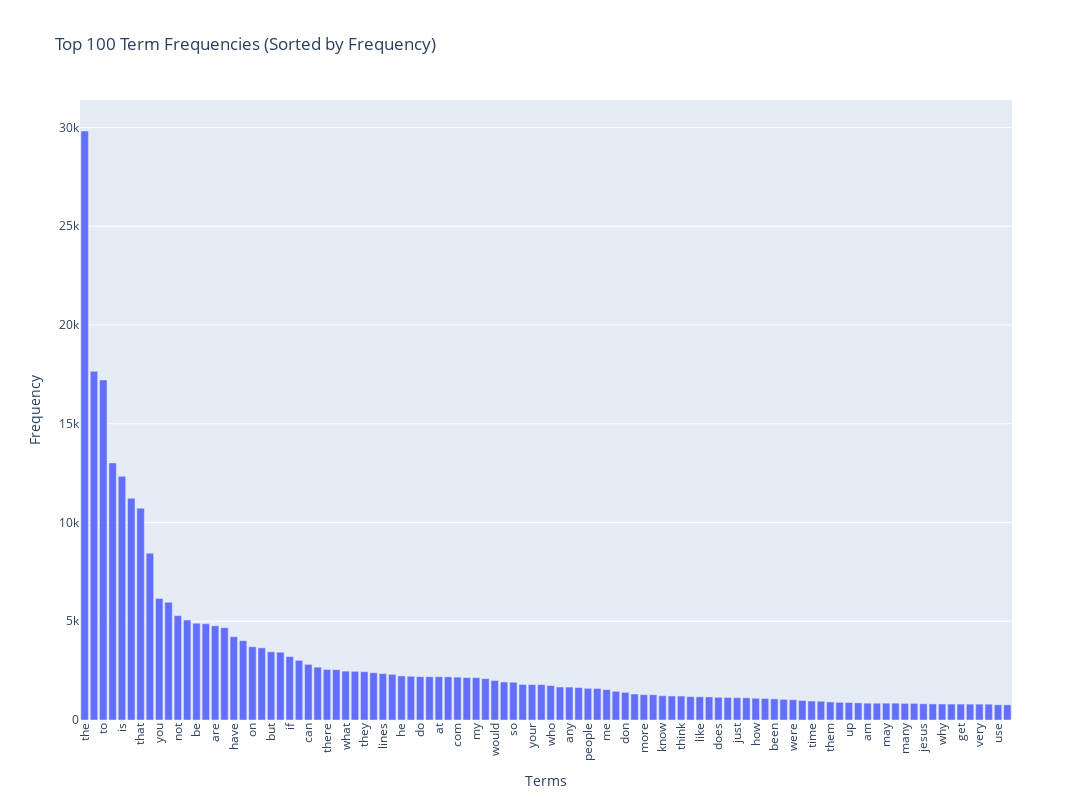

The notebook cell this image was saved under:
### Markdown cell above
### >>> **Exercise 14 (take home):** 
Additionally, you can attempt to sort the terms on the `x-axis` by frequency instead of in alphabetical order. This way the visualization is more meaninfgul and you will be able to observe the so called [long tail](https://en.wikipedia.org/wiki/Long_tail) (get familiar with this term since it will appear a lot in data mining and other statistics courses). see picture below

![alt txt](https://upload.wikimedia.org/wikipedia/commons/thumb/8/8a/Long_tail.svg/1000px-Long_tail.svg.png)

### Code cell
# Answer here
# bar chart's sorting
sorted_indices = np.argsort(term_frequencies)[::-1]  # rearrange in order
top_n = 100
x_labels = count_vect.get_feature_names_out()[sorted_indices[:top_n]]
y_values = term_frequencies[sorted_indices[:top_n]]
fig = go.Figure()
fig.add_trace(go.Bar(x=x_labels, y=y_values))
fig.update_layout(
    title=f"Top {top_n} Term Frequencies (Sorted by Frequency)",
    xaxis_title="Terms",
    yaxis_title="Frequency",
    xaxis_tickangle=-90,  
    height=800,  
    width=1200,  
    bargap=0.2  
)
fig.show()

### Figure 1 — Plotly figure (JSON) as saved in the notebook; plotly's stock layout.template omitted (floating-point values rounded to 4 significant figures)
{"data": [{"type": "bar", "x": ["the", "of", "to", "and", "is", "in", "that", "it", "you", "for", "not", "this", "be", "from", "are", "edu", "have", "as", "on", "with", "but", "or", "if", "was", "can", "we", "there", "by", "what", "subject", "they", "an", "lines", "one", "he", "god", "do", "organization", "at", "re", "com", "about", "my", "all", "would", "will", "so", "some", "your", "no", "who", "has", "any", "writes", "people", "which", "me", "article", "don", "his", "more", "other", "know", "when", "think", "their", "like", "university", "does", "out", "just", "only", "how", "also", "been", "than", "were", "then", "time", "because", "them", "posting", "up", "had", "am", "should", "may", "these", "many", "say", "jesus", "see", "why", "us", "get", "good", "very", "believe", "use", "such"], "y": [29825, 17660, 17222, 13017, 12343, 11226, 10723, 8447, 6157, 5962, 5285, 5063, 4898, 4877, 4769, 4675, 4218, 4015, 3709, 3655, 3453, 3432, 3208, 3020, 2818, 2674, 2556, 2548, 2472, 2464, 2448, 2393, 2353, 2312, 2232, 2216, 2193, 2192, 2191, 2186, 2172, 2148, 2143, 2093, 2000, 1925, 1912, 1802, 1793, 1791, 1742, 1671, 1669, 1645, 1604, 1599, 1543, 1453, 1400, 1318, 1286, 1278, 1230, 1215, 1213, 1184, 1177, 1170, 1151, 1142, 1130, 1127, 1100, 1090, 1068, 1045, 1028, 989, 959, 952, 914, 892, 885, 870, 852, 851, 850, 850, 841, 840, 825, 814, 811, 808, 806, 805, 805, 803, 772, 766]}], "layout": {"bargap": 0.2, "height": 800, "title": {"text": "Top 100 Term Frequencies (Sorted by Frequency)"}, "width": 1200, "xaxis": {"autorange": true, "range": [-0.5, 99.5], "tickangle": -90, "title": {"text": "Terms"}, "type": "category"}, "yaxis": {"autorange": true, "range": [0, 31390.0], "title": {"text": "Frequency"}, "type": "linear"}}}
